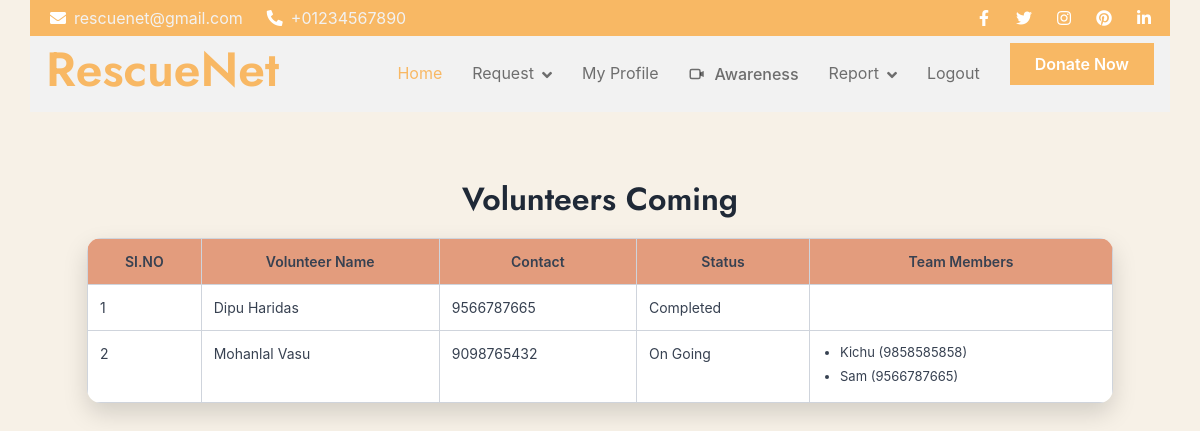
/User/ViewMembers/19/, run on the app's committed database.
### Volunteer/models.py (models this page shows)
class tbl_response(models.Model):
    response_date=models.DateField(auto_now_add=True)
    response_status=models.IntegerField(default=0)
    volunteer_id=models.ForeignKey(tbl_volunteer,on_delete=models.CASCADE)
    request_id=models.ForeignKey(tbl_request,on_delete=models.CASCADE)

class tbl_taskmember(models.Model):
    response_id = models.ForeignKey(tbl_response, on_delete=models.CASCADE)
    collectionrequest = models.ForeignKey(tbl_collectionrequest,on_delete=models.CASCADE,null=True)
    team_id = models.ForeignKey(tbl_team, on_delete=models.CASCADE,null=True)

class tbl_team(models.Model):
    team_name=models.CharField(max_length=100)
    team_photo=models.FileField(upload_to="Assets/VolunteerDocs/")
    team_address=models.CharField(max_length=100)
    team_gender=models.CharField(max_length=100)
    team_dob=models.DateField()
    team_contact=models.CharField(max_length=100)
    volunteer_id=models.ForeignKey(tbl_volunteer,on_delete=models.CASCADE)

### Guest/models.py (models this page shows)
class tbl_volunteer(models.Model):
    volunteer_name=models.CharField(max_length=50)
    volunteer_email=models.CharField(max_length=50)
    volunteer_password=models.CharField(max_length=50)
    volunteer_photo=models.FileField(upload_to="Assets/VolunteerDocs/")
    volunteer_proof=models.FileField(upload_to="Assets/VolunteerDocs/")
    volunteer_address=models.CharField(max_length=100)
    volunteer_contact=models.CharField(max_length=50)
    volunteer_emergency=models.IntegerField()
    place=models.ForeignKey(tbl_place,on_delete=models.CASCADE)
    volunteer_status=models.IntegerField(default=0)

### User/views.py (the view)
# urls.py: path('ViewMembers/<int:rid>', views.ViewMembers, name='ViewMembers'),
def ViewMembers(request, rid):
    volunteers = tbl_response.objects.filter(
        request_id_id=rid
    ).select_related("volunteer_id")
    taskmembers = tbl_taskmember.objects.filter(
        response_id__request_id_id=rid
    ).select_related("team_id", "response_id")
    return render(request, "User/ViewMembers.html", {
        "volunteers": volunteers,
        "taskmembers": taskmembers
    })

### User/Templates/User/ViewMembers.html (shortened to what this page needs)
{% extends 'User/Header.html' %}
{% block content %}
<!DOCTYPE html>
<html lang="en">
<head>
</head>
<body>
    <h2 align="center">Volunteers Coming</h2>
    <table>
        <tr>
            <th>SI.NO</th>
            <th>Volunteer Name</th>
            <th>Contact</th>
            <th>Status</th>
            <th>Team Members</th>
        </tr>
        {% for v in volunteers %}
        <tr>
            <td>{{ forloop.counter }}</td>
            <td>{{ v.volunteer_id.volunteer_name }}</td>
            <td>{{ v.volunteer_id.volunteer_contact }}</td>
            <td>
                {% if v.response_status == 1 %}
                    Accepted
                {% elif v.response_status == 2 %}
                    On Going
                {% elif v.response_status == 3 %}
                    Completed
                {% else %}
                    Pending
                {% endif %}
            </td>
            <td>
                <ul>
                    {% for m in taskmembers %}
                        {% if m.response_id.id == v.id %}
                            <li>
                                {{ m.team_id.team_name }}
                                ({{ m.team_id.team_contact }})
                            </li>
                        {% endif %}
                    {% endfor %}
                </ul>
            </td>
        </tr>
        {% empty %}
        <tr>
            <td colspan="5" align="center">No Volunteers Yet</td>
        </tr>
        {% endfor %}
    </table>
</body>
</html>
{% endblock %}

### User/Templates/User/ViewMembers.html (style rules this page uses)
body { font-family: "Inter", "Segoe UI", Arial, sans-serif; background-color: #f3eadaa1; padding: 30px; color: #374151; }
h2 { margin-bottom: 20px; font-weight: 600; color: #1f2937; }
table { width: 90%; margin: auto; border-collapse: collapse; background-color: #ffffff; border-radius: 14px; overflow: hidden; box-shadow: 0 10px 25px rgba(0, 0, 0, 0.15); }
th, td { border: 1px solid #cfd4dc; padding: 12px; font-size: 14px; vertical-align: top; }
th { background-color: #e39c7d; font-weight: 600; text-align: center; }
ul { padding-left: 18px; margin: 0; }
li { font-size: 13px; margin-bottom: 4px; }

### data on the page
tbl_response: volunteer_id.volunteer_name "Dipu Haridas", volunteer_id.volunteer_contact "9566787665", response_status "Completed"
tbl_response: volunteer_id.volunteer_name "Mohanlal Vasu", volunteer_id.volunteer_contact "9098765432", response_status "On Going"
tbl_taskmember: team_id.team_name "Kichu", team_id.team_contact "9858585858"
tbl_taskmember: team_id.team_name "Sam", team_id.team_contact "9566787665"
